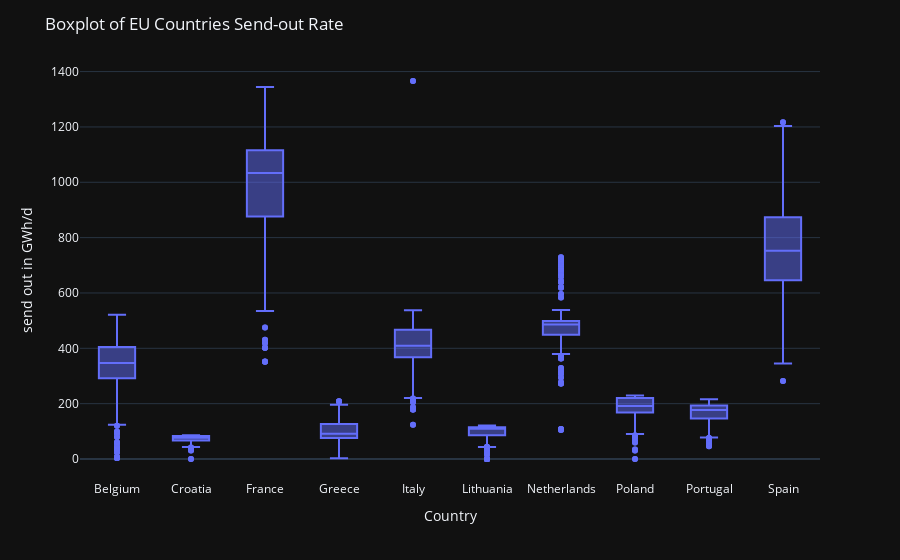

Here is the notebook cell this chart was saved with:
### Code cell
fig2 = px.box(df, x="name", y="sendOut")
fig2.update_layout(
    xaxis_title='Country',
    yaxis_title='send out in GWh/d',
    title_text="Boxplot of EU Countries Send-out Rate")
fig2.show()

### Figure 1 — Plotly figure (JSON) as saved in the notebook; plotly's stock layout.template omitted (floating-point values rounded to 4 significant figures; data arrays with more than 128 entries replaced by an {"elided": "..."} marker saying what was removed)
{"data": [{"alignmentgroup": "True", "hovertemplate": "name=%{x}<br>sendOut=%{y}<extra></extra>", "legendgroup": "", "marker": {"color": "#636efa"}, "name": "", "notched": false, "offsetgroup": "", "orientation": "v", "showlegend": false, "x": {"elided": "6000 str values"}, "x0": " ", "xaxis": "x", "y": {"elided": "6000 float values"}, "y0": " ", "yaxis": "y", "type": "box"}], "layout": {"xaxis": {"anchor": "y", "domain": [0.0, 1.0], "title": {"text": "Country"}}, "yaxis": {"anchor": "x", "domain": [0.0, 1.0], "title": {"text": "send out in GWh/d"}}, "legend": {"tracegroupgap": 0}, "margin": {"t": 60}, "boxmode": "group", "title": {"text": "Boxplot of EU Countries Send-out Rate"}}}
